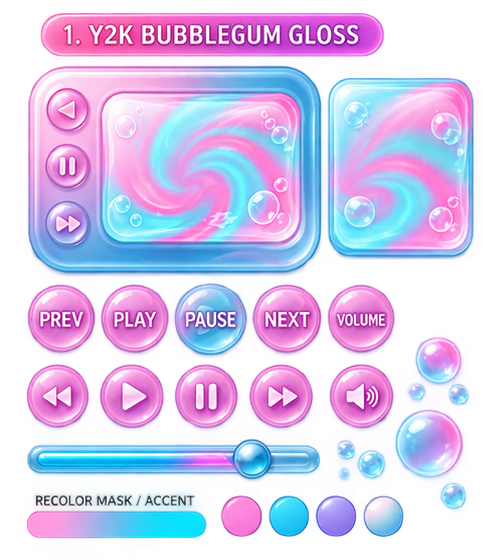
#> input picture tools/player-assets/references/bubblegum-gloss.png, 483 x 560 px
$ python build_assembled_reference.py
#> lines starting #> are read from the running program, lines starting #| are printed output that depends on the picture
"""
Builds assembled-reference.png: the real sheet pixels for the Y2K
Bubblegum Gloss cell, with ONLY the non-player sheet metadata (catalog
label badge, the unused icon-row control set, the recolor-swatch/legend
band) masked to transparent — real content, real positions, nothing
invented, nothing shifted. This is the positional/proportion AUTHORITY
for the manifest, distinct from reconstructed-from-assets.png (built
purely from the separated asset files by render_from_manifest.py).
"""
from pathlib import Path
from PIL import Image
import numpy as np

REPO_ROOT = Path(__file__).resolve().parents[3]
REF = REPO_ROOT / "tools" / "player-assets" / "references" / "bubblegum-gloss.png"
OUT = REPO_ROOT / "frontend" / "web" / "src" / "assets" / "profilePlayers" / "bubblegum-gloss" / "asset-sheet-cropped.png"
# NOTE: this is an ASSET SHEET crop (catalog layout, metadata masked out),
# NOT a picture of the assembled player. Do not treat its output as a
# composition/position reference — see manifest.json's _CRITICAL_NOTE.

# Regions to remove (sheet metadata, never part of the physical player),
# each padded a few px beyond its measured bbox (components.json) so no
# fringe pixels survive.
MASK_RECTS = [
    (30, 6, 392, 62),      # catalog_label_01 ("1. Y2K BUBBLEGUM GLOSS" badge)
    (23, 361, 92, 432),    # unused icon-row: rewind
    (96, 361, 167, 432),   # unused icon-row: play
    (171, 360, 241, 433),  # unused icon-row: pause
    (246, 361, 316, 432),  # unused icon-row: fast-forward
    (326, 361, 397, 432),  # unused icon-row: volume/speaker
    (23, 490, 210, 542),   # RECOLOR MASK / ACCENT gradient bar + text
    (218, 491, 266, 540),  # recolor swatch 1
    (266, 491, 313, 540),  # recolor swatch 2
    (312, 491, 360, 540),  # recolor swatch 3
    (360, 492, 407, 541),  # recolor swatch 4
]


def main():
    im = Image.open(REF).convert("RGBA")
#> im is the input picture: PIL image 483x560 RGBA; mean R, G, B, A 161.2, 150.9, 200.8, 150.3
    arr = np.array(im)
    for (x0, y0, x1, y1) in MASK_RECTS:
        arr[y0:y1, x0:x1, 3] = 0
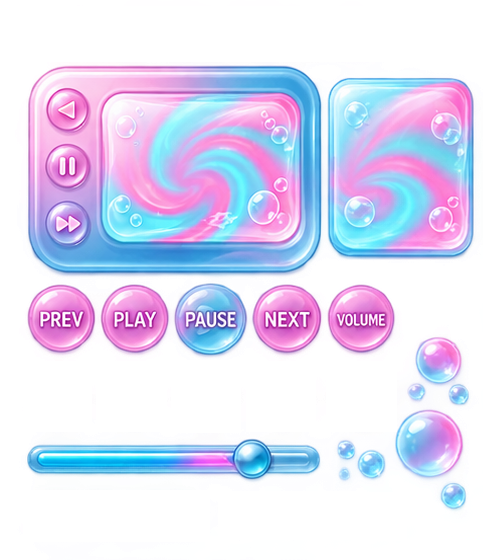
#> arr: shape (560, 483, 4); mean R, G, B, A 161.2, 150.9, 200.8, 111.7; transparent parts drawn white
    Image.fromarray(arr).save(OUT)
    print("saved", OUT, im.size)
#| saved frontend/web/src/assets/profilePlayers/bubblegum-gloss/asset-sheet-cropped.png (483, 560)


if __name__ == "__main__":
    main()
